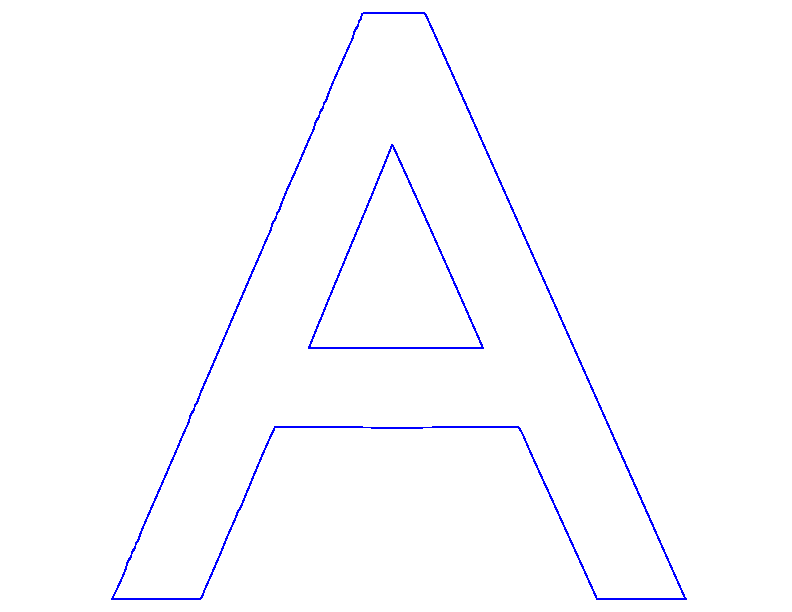
#> input picture explode-view/experiment3/a1.png, 792 x 612 px
$ python explode.py   (older library calls are emulated)
#> lines starting #> are read from the running program, lines starting #| are printed output that depends on the picture; after the words box and inside, x2 and y2 are one past the last pixel; in counts of white or black regions, pixels touching at a corner belong together
#> further down, img is the input picture: shape (612, 792, 3); mean B, G, R 255, 252, 252
import cv2
import numpy as np
from collections import defaultdict

# [160 lines left out: functions get_components, get_labeled_img, fill_components, make_levels, organize_components, not called in this run]


def combine_components(components):
    even = np.zeros_like(components[0])
    odd = np.zeros_like(components[0])
    for i,comp in enumerate(components):
        if i % 2 == 0:
            even += comp
        else:
            odd += comp

    cv2.imwrite('odd_components.png', odd)
    cv2.imwrite('even_components.png', even)

def find_nearest_white(img, target):
    nonzero = cv2.findNonZero(img)
    if nonzero is not None:
        distances = np.sqrt((nonzero[:,:,0] - target[0]) ** 2 + (nonzero[:,:,1] - target[1]) ** 2)
        nearest_index = np.argmin(distances)
        return tuple(nonzero[nearest_index][0])
    else:
        return None

def test_flood_fill(img):
    img_bw = cv2.cvtColor(img, cv2.COLOR_BGR2GRAY)
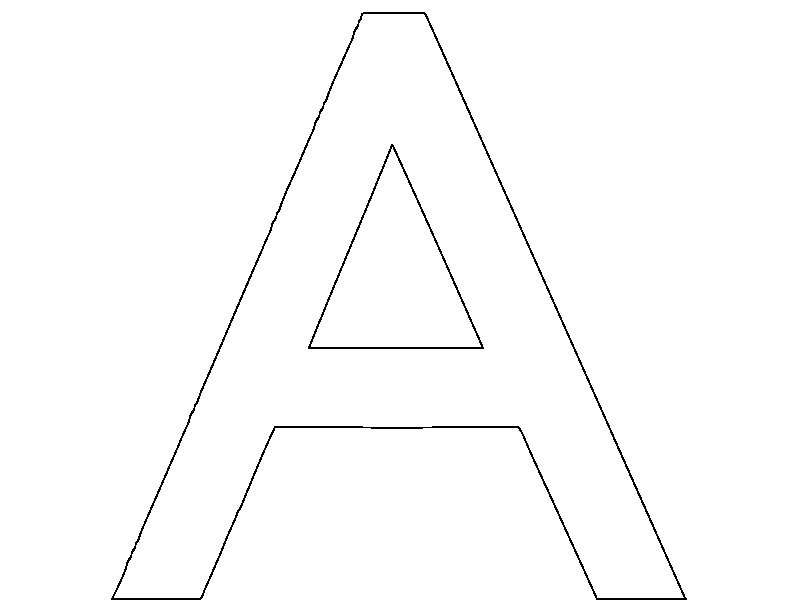
#> img_bw: shape (612, 792); values 29 (black) and 255 (white), 98.8% white; black in thin lines or dots, all inside (x1, y1, x2, y2) = (111, 12, 687, 600)
    img_thresh = cv2.threshold(img_bw,0,255,cv2.THRESH_BINARY+cv2.THRESH_OTSU)[1]
    cv2.imwrite('step.png', img_thresh)

    h,w,c = img.shape
#> h = 612; w = 792; c = 3

    components = list()
    #components.append(img_thresh)

    i = 0
    target = (0,0)
    mask = np.zeros((h+2, w+2), np.uint8)

    while not(np.count_nonzero(img_thresh) == 0):
        if target:
            old_thresh = img_thresh.copy()
            cv2.floodFill(img_thresh, mask, target, (0,0,0))#, flags=8|cv2.FLOODFILL_FIXED_RANGE)

            if target[0] < w/2 and target[1] < h/2:
                new_target = (0,0)
            elif target[0] < w/2 and target[1] > h/2:
                new_target = (0,h)
            elif target[0] > w/2 and target[1] < h/2:
                new_target = (w,0)
            else:
                new_target = (w,h)

            target = find_nearest_white(img_thresh, new_target)
            cv2.imwrite('step'+str(i)+'.png', img_thresh)
            #cv2.imshow('new', img_thresh)
            #cv2.imshow('old', old_thresh)
            #cv2.waitKey(0)
            component = cv2.absdiff(img_thresh,old_thresh)
            cv2.imwrite('comp'+str(i)+'.png', component)
            components.append(component)
            i += 1
#> this loop made 3 passes
#> (nearest_index in find_nearest_white, target) on passes 1 to 2: (11805, (316, 123)), (20, (389, 154))
#> pass 1, in test_flood_fill, `cv2.imwrite('step'+str(i)+'.png', img_thresh)`:
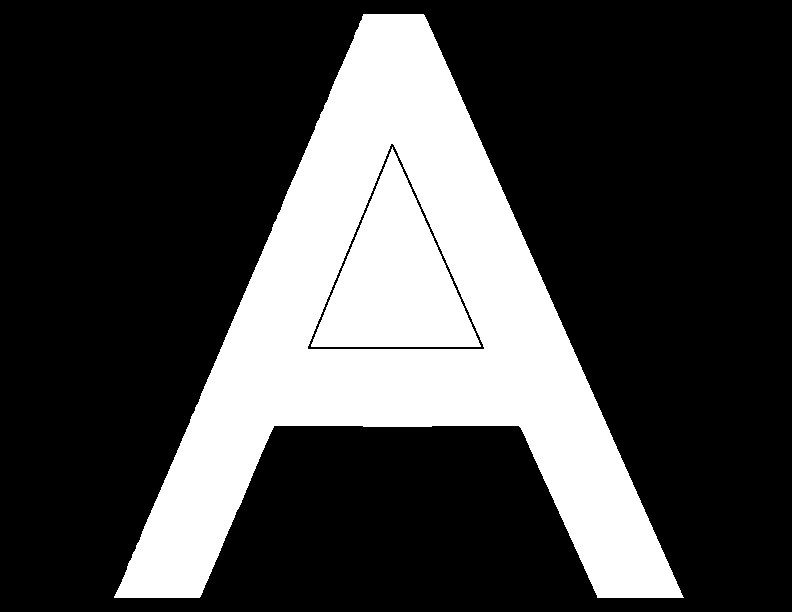
#> saved as step0.png: shape (612, 792); 26.3% white; 2 white regions, box (x1, y1, x2, y2) and area: (114, 14, 684, 598) 110431, (311, 147, 481, 347) 17152
#> pass 1, in test_flood_fill, `component = cv2.absdiff(img_thresh,old_thresh)`:
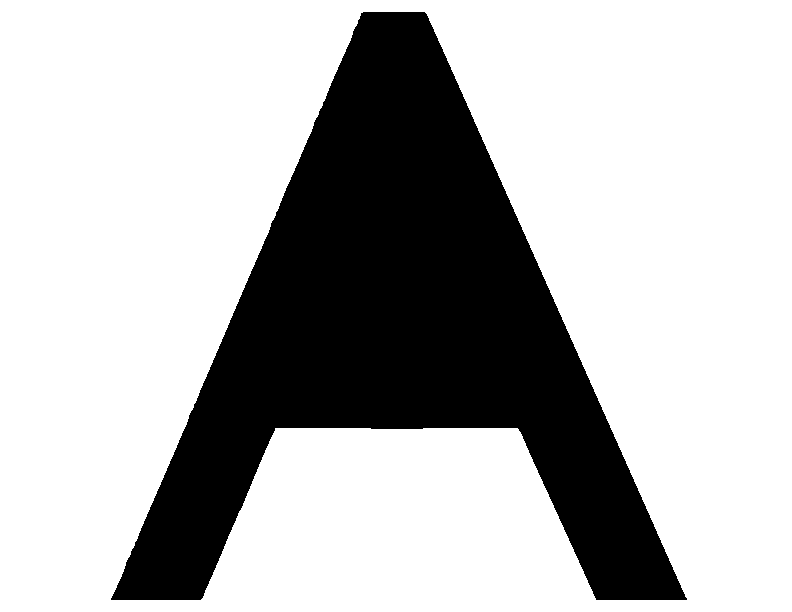
#> component: shape (612, 792); 72.5% white; 1 black region, box (x1, y1, x2, y2) and area: (111, 12, 687, 600) 133195
#> pass 2, in test_flood_fill, `cv2.imwrite('step'+str(i)+'.png', img_thresh)`:
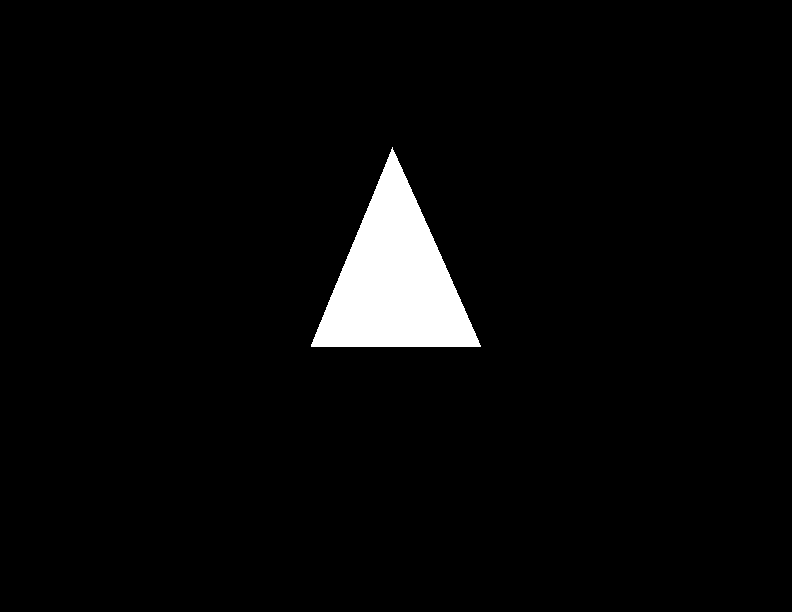
#> saved as step1.png: shape (612, 792); 3.5% white; 1 white region, box (x1, y1, x2, y2) and area: (311, 147, 481, 347) 17152
#> pass 2, in test_flood_fill, `component = cv2.absdiff(img_thresh,old_thresh)`:
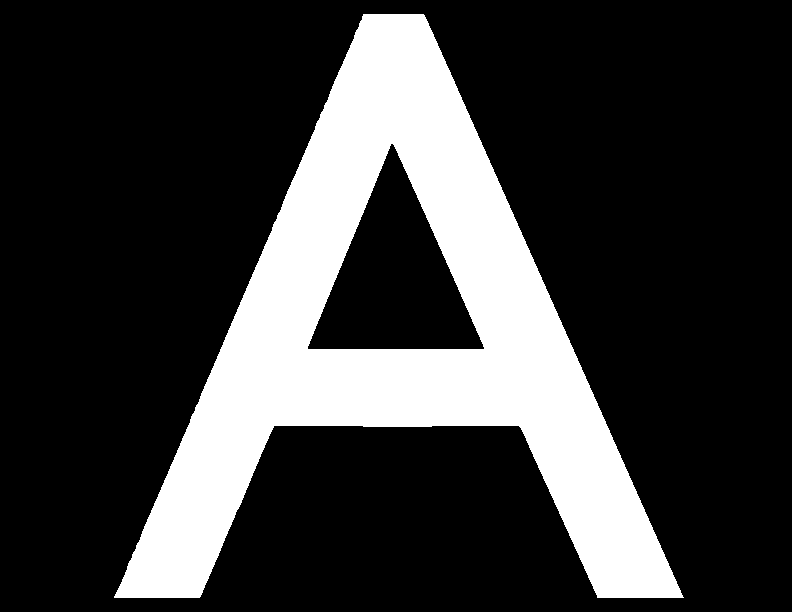
#> component: shape (612, 792); 22.8% white; 1 white region, box (x1, y1, x2, y2) and area: (114, 14, 684, 598) 110431
#> after the loop: img_thresh: shape (612, 792); every value is 0
#> after the loop, components = 3 items; i = 3

    print('out of loop')
    return components


if __name__ == '__main__':
    # Read the image you want connected components of
    img = cv2.imread('a1.png')
    # [9 lines of commented-out code are left out]
    components = test_flood_fill(img)
#> components = 3 items
    combine_components(components)
#> the loop in combine_components, `for i,comp in enumerate(components):` made 3 passes
#> pass 3, in combine_components, `even += comp`:
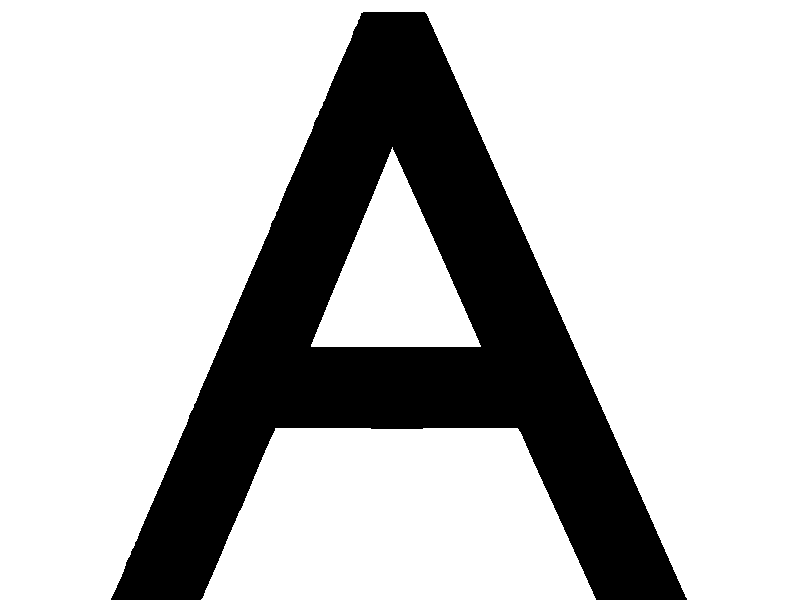
#> even: shape (612, 792); 76.1% white; 1 black region, box (x1, y1, x2, y2) and area: (111, 12, 687, 600) 116043
